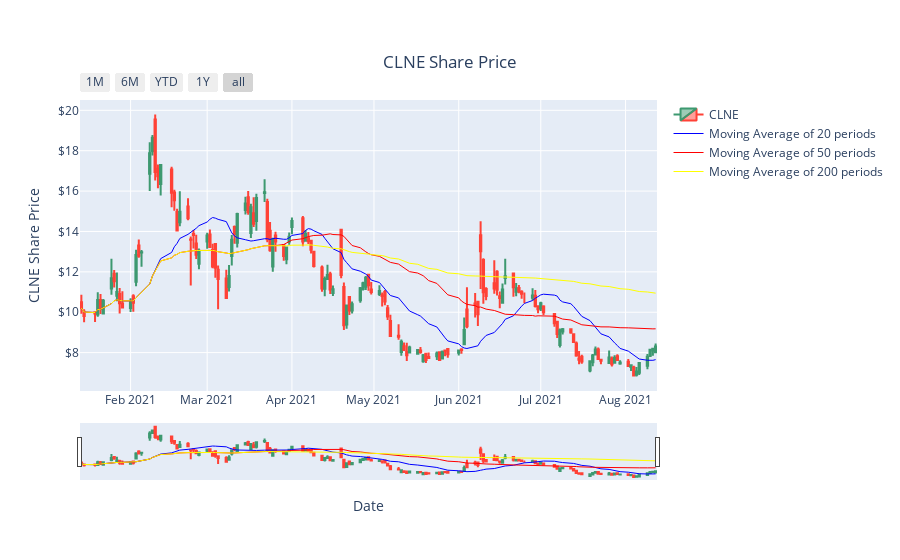

Write notebook code for a chart like this one.
### Code cell
## Customized Candlestick with moving average lines

CLNE_trace1 = {
    'x' : CLNE_close.index, 
    'open' : CLNE[('Open',  'CLNE')],
    'high' : CLNE[('High',  'CLNE')],
    'low' : CLNE[('Low',  'CLNE')], 
    'close' : CLNE[('Close',   'CLNE')],
    'type' : 'candlestick',
    'name': 'CLNE'
}

## moving averages
CLNE_20 = CLNE_close['CLNE'].rolling(window=20, min_periods=1).mean()
CLNE_50 = CLNE_close['CLNE'].rolling(window=50, min_periods=1).mean()
CLNE_200 = CLNE_close['CLNE'].rolling(window=200, min_periods=1).mean()

CLNE_trace2 = {
    'x': CLNE_close.index,
    'y': CLNE_20,
    'type': 'scatter',
    'mode': 'lines',
    'line': {
        'width': 1,
        'color': 'blue'
            },
    'name': 'Moving Average of 20 periods'
}

CLNE_trace3 = {
    'x': CLNE_close.index,
    'y': CLNE_50,
    'type': 'scatter',
    'mode': 'lines',
    'line': {
        'width': 1,
        'color': 'red'
    },
    'name': 'Moving Average of 50 periods'
}

CLNE_trace4 = {
    'x': CLNE_close.index,
    'y': CLNE_200,
    'type': 'scatter',
    'mode': 'lines',
    'line': {
        'width': 1,
        'color': 'yellow'
    },
    'name': 'Moving Average of 200 periods'
}

data = [CLNE_trace1, CLNE_trace2, CLNE_trace3, CLNE_trace4]

CLNE_candlestick = go.Figure(data = data)

CLNE_candlestick.update_xaxes(
    title_text = 'Date',
    rangeslider_visible = True,
    rangeselector = dict(
        buttons = list([
            dict(count = 1, label = '1M', step = 'month', stepmode = 'backward'),
            dict(count = 6, label = '6M', step = 'month', stepmode = 'backward'),
            dict(count = 1, label = 'YTD', step = 'year', stepmode = 'todate'),
            dict(count = 1, label = '1Y', step = 'year', stepmode = 'backward'),
            dict(step = 'all')])))

CLNE_candlestick.update_layout(
    title = {
        'text': 'CLNE Share Price',
        'y':0.9,
        'x':0.5,
        'xanchor': 'center',
        'yanchor': 'top'})

CLNE_candlestick.update_yaxes(title_text = 'CLNE Share Price', tickprefix = '$')
CLNE_candlestick.show()

### Figure 1 — Plotly figure (JSON) as saved in the notebook; plotly's stock layout.template omitted (floating-point values rounded to 4 significant figures; data arrays with more than 128 entries replaced by an {"elided": "..."} marker saying what was removed)
{"data": [{"close": {"elided": "146 float values"}, "high": {"elided": "146 float values"}, "low": {"elided": "146 float values"}, "name": "CLNE", "open": {"elided": "146 float values"}, "type": "candlestick", "x": {"elided": "146 str values"}}, {"line": {"color": "blue", "width": 1}, "mode": "lines", "name": "Moving Average of 20 periods", "type": "scatter", "x": {"elided": "146 str values"}, "y": {"elided": "146 float values"}}, {"line": {"color": "red", "width": 1}, "mode": "lines", "name": "Moving Average of 50 periods", "type": "scatter", "x": {"elided": "146 str values"}, "y": {"elided": "146 float values"}}, {"line": {"color": "yellow", "width": 1}, "mode": "lines", "name": "Moving Average of 200 periods", "type": "scatter", "x": {"elided": "146 str values"}, "y": {"elided": "146 float values"}}], "layout": {"title": {"text": "CLNE Share Price", "x": 0.5, "xanchor": "center", "y": 0.9, "yanchor": "top"}, "xaxis": {"rangeselector": {"buttons": [{"count": 1, "label": "1M", "step": "month", "stepmode": "backward"}, {"count": 6, "label": "6M", "step": "month", "stepmode": "backward"}, {"count": 1, "label": "YTD", "step": "year", "stepmode": "todate"}, {"count": 1, "label": "1Y", "step": "year", "stepmode": "backward"}, {"step": "all"}]}, "rangeslider": {"visible": true}, "title": {"text": "Date"}}, "yaxis": {"tickprefix": "$", "title": {"text": "CLNE Share Price"}}}}
